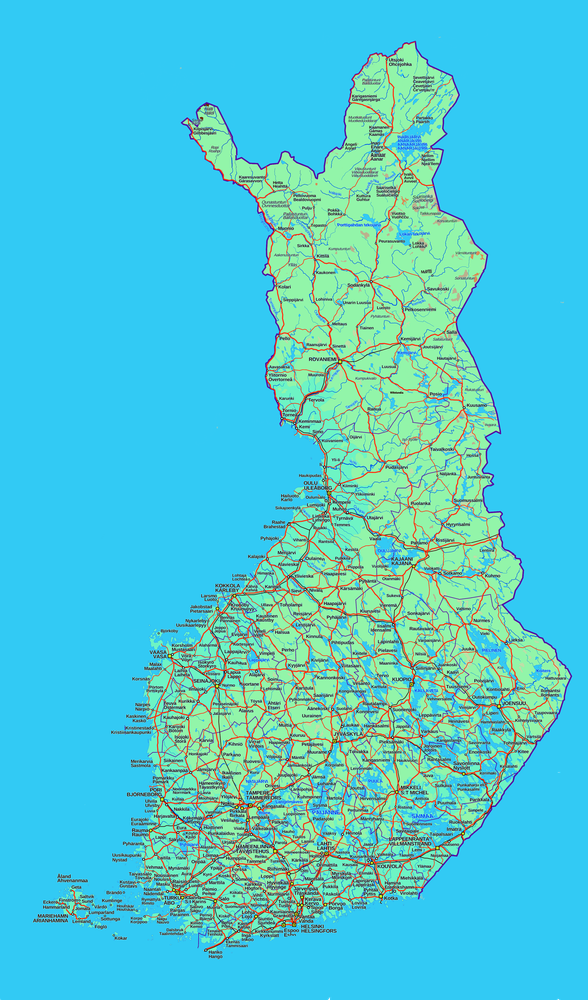
#> input picture Assets/Scripts/PythonScripts/Map_of_Finland.png, 588 x 1000 px, shrunk from 2880 x 4896 before the run
$ python ImageSplitter.py
#> lines starting #> are read from the running program, lines starting #| are printed output that depends on the picture
from PIL import Image
import os

# Avaa kuva
kuva = Image.open("Map_of_Finland.png")
#> kuva is the input picture: PIL image 588x1000 RGBA; mean R, G, B, A 79, 200.8, 213.1, 255
kuva_leveys, kuva_korkeus = kuva.size
#> kuva_leveys = 588; kuva_korkeus = 1000

# Määritä palasten koko
sarakkeet = 3
rivit = 5
palan_leveys = kuva_leveys // sarakkeet
#> palan_leveys = 196
palan_korkeus = kuva_korkeus // rivit
#> palan_korkeus = 200

# Luo kansio tallennusta varten
os.makedirs("palat", exist_ok=True)

# Pilko kuva
for rivi in range(rivit):
    for sarake in range(sarakkeet):
        vasen = sarake * palan_leveys
        yla = rivi * palan_korkeus
        oikea = vasen + palan_leveys
        ala = yla + palan_korkeus

        pala = kuva.crop((vasen, yla, oikea, ala))
        pala.save(f"palat/pala_{rivi}_{sarake}.png")
#> this loop made 5 passes
#> pass 1, `pala.save(f"palat/pala_{rivi}_{sarake}.png")`:
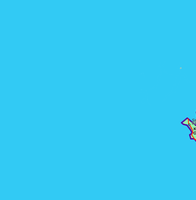
#> saved as pala_0_0.png: PIL image 196x200 RGBA; mean R, G, B, A 50.4, 201.6, 243.5, 255
#> pass 1, `pala.save(f"palat/pala_{rivi}_{sarake}.png")`:
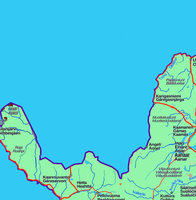
#> saved as pala_0_1.png: PIL image 196x200 RGBA; mean R, G, B, A 77.5, 203.6, 217, 255
#> pass 1, `pala.save(f"palat/pala_{rivi}_{sarake}.png")`:
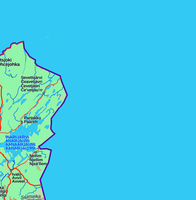
#> saved as pala_0_2.png: PIL image 196x200 RGBA; mean R, G, B, A 65, 202.6, 229.8, 255
#> pass 2, `pala.save(f"palat/pala_{rivi}_{sarake}.png")`:
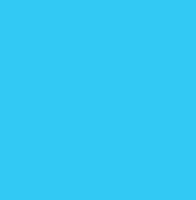
#> saved as pala_1_0.png: PIL image 196x200 RGBA; mean R, G, B, A 50, 202, 244, 255
#> after the loop:
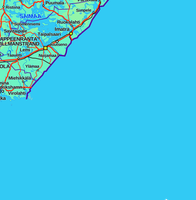
#> pala: PIL image 196x200 RGBA; mean R, G, B, A 59.1, 198.7, 231.9, 255; transparent parts drawn white

print("Pilkkoutuminen valmis!")
